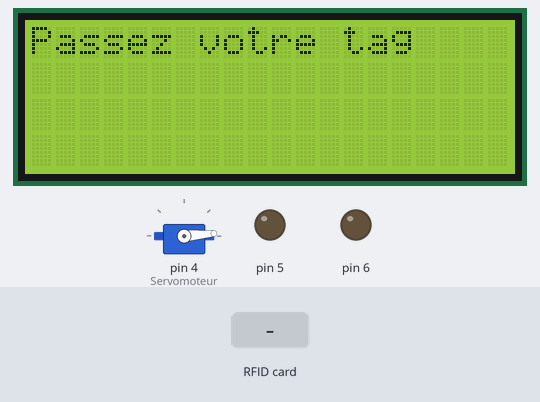
Bench run of a sketch on a simulated Arduino Uno, built with avr-gcc and run on an emulated ATmega328P. On the bench: servo, 20×4 character LCD, output pins drawn as LEDs (lit = HIGH). The inputs (shaded band) are chosen by the test bench. Pins used as bus, display or sensor lines are not drawn; what the sketch prints to the serial monitor is not drawn.

Above: at 1.3 s.
1.4 s: RFID card 5E 7A 19 C4 held to the reader
At 1.55 s:
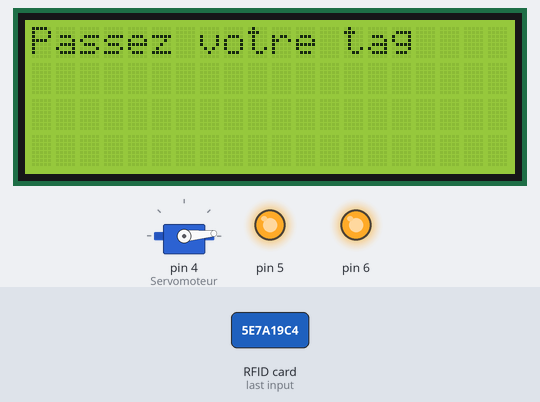
At 3.6 s:
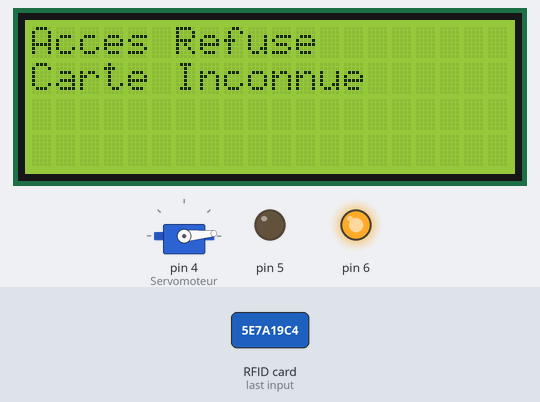
Timing chart, 0 to 7.7 s (numbered marks = the images above; inputs shaded):
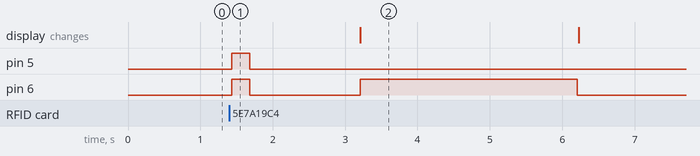

Measured:
- after the input at 1.4 s, pin 5: LOW → HIGH at once, → LOW 0.25 s later; pin 6: LOW → HIGH at once, → LOW 0.25 s later, → HIGH 1.5 s later, → LOW 3.0 s later

The sketch:

Arduino.ino
```cpp
#include <Servo.h>
#include <LiquidCrystal_I2C.h>
#include <SPI.h>
#include <RFID.h>

Servo Servomoteur;
RFID ModuleRFID(10,9);
LiquidCrystal_I2C lcd(0x3F,20,4);
String NomPrenom;
int UID[5];


void setup() {
  Serial.begin(9600);
  pinMode(5, OUTPUT);
  pinMode(6, OUTPUT);
  pinMode(2, INPUT);
  Servomoteur.attach(4);
  Servomoteur.write(5);
  SPI.begin();
  ModuleRFID.init();
  lcd.init();
  lcd.backlight();
  lcd.setCursor(0,0);
  lcd.print("Passez votre tag");
  }

void loop()
{
  if (ModuleRFID.isCard()) {
    if (ModuleRFID.readCardSerial()) {
      for(int i=0;i<=4;i++)
      {
      UID[i]=ModuleRFID.serNum[i];

      digitalWrite(5, HIGH);
      digitalWrite(6, HIGH);
      delay(50);
      digitalWrite(5, LOW);
      digitalWrite(6, LOW);

      Serial.print(UID[i],HEX);
      }
      Serial.println("");
      }
      ModuleRFID.halt();

      delay(1500);

      if(Serial.available()){
        NomPrenom=Serial.readString();
        lcd.clear();
        lcd.setCursor(0,0);
        lcd.print("Acces Autorise");
        lcd.setCursor(0,1);
        lcd.print(NomPrenom);
        digitalWrite(5, HIGH);
        Servomoteur.write(50);
        while (digitalRead(2) == LOW) {
        // Do nothing
        }
        digitalWrite(5, LOW);
        lcd.clear();
        lcd.setCursor(0,0);
        lcd.print("Passez votre tag");
        Servomoteur.write(5);
      }
      else
      {
        lcd.clear();
        lcd.setCursor(0,0);
        lcd.print("Acces Refuse");
        lcd.setCursor(0,1);
        lcd.print("Carte Inconnue");
        digitalWrite(6, HIGH);
        delay(3000);
        digitalWrite(6, LOW);
        lcd.clear();
        lcd.setCursor(0,0);
        lcd.print("Passez votre tag");
        Servomoteur.write(5);
        }  }
       delay(10);
       }
```
